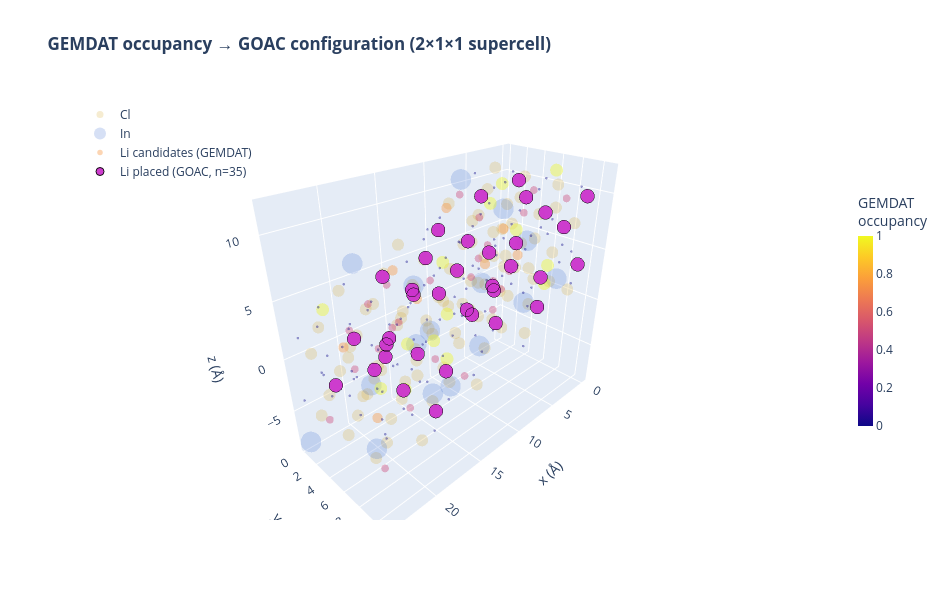

Write notebook code for a chart like this one.
### Markdown cell above
## Figure 3: GEMDAT Occupancy → GOAC Configuration (3D Overlay)

> **Takeaway:** GEMDAT tells us *where Li might be* (probability). GOAC tells us *where Li should be* (the specific arrangement that minimizes Coulomb energy). Ghost spheres show all Li candidates colored by occupancy; solid spheres show the GOAC-selected configuration. The selected Li atoms tend to sit at or near the highest-occupancy sites — validating the trajectory-derived occupancy with a physics-based energy criterion.

### Code cell
import numpy as np
import plotly.graph_objects as go
from pymatgen.io.cif import CifParser

# ── 1. Load the best GOAC structure ──
best_cif = output_dir / 'li_in_cl_optimized-0.cif'
if best_cif.exists():
    parser = CifParser(str(best_cif))
    best_structure = parser.parse_structures(primitive=False)[0]
else:
    best_structure = input_structure

sup_lattice = best_structure.lattice

# ── 2. Occupancy data from GEMDAT (unit cell), tiled to supercell ──
occ_structure = transitions.occupancy()
occ_lattice = occ_structure.lattice
a_vec = occ_lattice.matrix[0]  # first lattice vector (tiling direction)

li_occ_vals = []
li_occ_coords = []
for site in occ_structure.sites:
    cart = occ_lattice.get_cartesian_coords(site.frac_coords)
    occ = site.species.num_atoms
    for ix in range(supercell[0]):
        li_occ_coords.append(cart + ix * a_vec)
        li_occ_vals.append(occ)

li_occ_vals = np.array(li_occ_vals)
li_occ_coords = np.array(li_occ_coords)

# ── 3. Wrap all positions into the supercell using minimum-image convention ──
# Convert to fractional coords of the supercell lattice, wrap to [0,1), convert back.
# This ensures GEMDAT ghost spheres and GOAC atoms live in the same periodic image,
# regardless of any origin shift introduced when GOAC writes/reads CIF files.
li_occ_frac = sup_lattice.get_fractional_coords(li_occ_coords)
li_occ_frac = li_occ_frac % 1.0
li_occ_coords = sup_lattice.get_cartesian_coords(li_occ_frac)

li_goac_coords = np.array(
    [s.coords for s in best_structure if s.species.elements[0].symbol == 'Li']
)
li_goac_frac = sup_lattice.get_fractional_coords(li_goac_coords)
li_goac_frac = li_goac_frac % 1.0
li_goac_coords = sup_lattice.get_cartesian_coords(li_goac_frac)

# ── 4. Framework atoms (In, Cl) from the supercell ──
in_coords = np.array([s.coords for s in best_structure if s.species.elements[0].symbol == 'In'])
cl_coords = np.array([s.coords for s in best_structure if s.species.elements[0].symbol == 'Cl'])

# ── 5. Build 3D figure ──
fig = go.Figure()

# Cl framework — faded background
if len(cl_coords):
    fig.add_trace(
        go.Scatter3d(
            x=cl_coords[:, 0],
            y=cl_coords[:, 1],
            z=cl_coords[:, 2],
            mode='markers',
            marker=dict(size=7, color='#d4a017', opacity=0.20),
            name='Cl',
        )
    )

# In framework — faded background
if len(in_coords):
    fig.add_trace(
        go.Scatter3d(
            x=in_coords[:, 0],
            y=in_coords[:, 1],
            z=in_coords[:, 2],
            mode='markers',
            marker=dict(size=12, color='#3366cc', opacity=0.20),
            name='In',
        )
    )

# Li candidates — ghost spheres sized and colored by GEMDAT occupancy
fig.add_trace(
    go.Scatter3d(
        x=li_occ_coords[:, 0],
        y=li_occ_coords[:, 1],
        z=li_occ_coords[:, 2],
        mode='markers',
        marker=dict(
            size=li_occ_vals * 12 + 3,
            color=li_occ_vals,
            colorscale='plasma',
            opacity=0.40,
            colorbar=dict(title='GEMDAT<br>occupancy', thickness=15, len=0.6, x=1.02),
            cmin=0,
            cmax=1,
            line=dict(width=0),
        ),
        name='Li candidates (GEMDAT)',
    )
)

# GOAC-selected Li — solid spheres
fig.add_trace(
    go.Scatter3d(
        x=li_goac_coords[:, 0],
        y=li_goac_coords[:, 1],
        z=li_goac_coords[:, 2],
        mode='markers',
        marker=dict(
            size=8,
            color='#cc33cc',
            opacity=0.95,
            line=dict(width=1, color='black'),
        ),
        name=f'Li placed (GOAC, n={len(li_goac_coords)})',
    )
)

fig.update_scenes(
    xaxis_title='x (Å)',
    yaxis_title='y (Å)',
    zaxis_title='z (Å)',
    aspectmode='data',
    camera=dict(eye=dict(x=1.4, y=1.4, z=1.1)),
)
fig.update_layout(
    height=600,
    width=950,
    title_text='<b>GEMDAT occupancy → GOAC configuration (2×1×1 supercell)</b>',
    showlegend=True,
    legend=dict(x=0, y=1),
)
fig.show()

print(
    f'✓ {len(li_occ_coords)} Li candidate positions (GEMDAT) → {len(li_goac_coords)} Li placed (GOAC)'
)

### Figure 1 — Plotly figure (JSON) as saved in the notebook; plotly's stock layout.template omitted (floating-point values rounded to 4 significant figures; data arrays with more than 128 entries replaced by an {"elided": "..."} marker saying what was removed)
{"data": [{"marker": {"color": "#d4a017", "opacity": 0.2, "size": 7}, "mode": "markers", "name": "Cl", "type": "scatter3d", "x": [1.579, 13.57, 4.582, 16.57, 10.62, 22.61, 1.599, 13.59, 10.61, 22.6, 1.658, 13.65, 1.529, 13.52, 4.463, 16.45, 1.516, 13.51, 4.501, 16.49, 10.66, 22.65, 1.702, 13.69, 7.505, 19.5, 10.42, 22.41, 4.448, 16.44, 7.631, 19.62, 4.592, 16.58, 7.728, 19.72, 7.452, 19.44, 10.48, 22.47, 7.582, 19.57, 10.49, 22.48, 4.617, 16.61, 7.527, 19.52, 1.556, 13.55, 4.385, 16.38, 10.56, 22.55, 1.573, 13.57, 10.64, 22.64, 1.697, 13.69, 1.48, 13.47, 4.494, 16.49, 1.416, 13.41, 4.562, 16.55, 10.67, 22.66, 1.562, 13.55, 7.521, 19.51, 10.59, 22.58, 4.654, 16.65, 7.623, 19.61, 4.568, 16.56, 7.558, 19.55, 7.673, 19.66, 10.5, 22.49, 7.435, 19.43, 10.49, 22.48, 4.491, 16.48, 7.578, 19.57], "y": [1.809, 1.809, 7.309, 7.309, 1.781, 1.781, 7.282, 7.282, 9.266, 9.266, 3.742, 3.742, 9.308, 9.308, 3.751, 3.751, 0.1005, 0.1005, 5.593, 5.593, 0.07, 0.07, 5.595, 5.595, 1.793, 1.793, 7.3, 7.3, 1.814, 1.814, 7.317, 7.317, 9.256, 9.256, 3.802, 3.802, 9.231, 9.231, 3.785, 3.785, 0.0868, 0.0868, 5.634, 5.634, 0.1297, 0.1297, 5.588, 5.588, 1.779, 1.779, 7.295, 7.295, 1.788, 1.788, 7.334, 7.334, 9.218, 9.218, 3.822, 3.822, 9.22, 9.22, 3.761, 3.761, 0.0842, 0.0842, 5.512, 5.512, 0.05833, 0.05833, 5.543, 5.543, 1.853, 1.853, 7.31, 7.31, 1.869, 1.869, 7.274, 7.274, 9.28, 9.28, 3.788, 3.788, 9.29, 9.29, 3.826, 3.826, 0.03113, 0.03113, 5.569, 5.569, 0.06475, 0.06475, 5.505, 5.505], "z": [1.098, -3.222, 0.06019, -4.259, 7.208, 2.888, 10.43, 6.108, 7.2, 2.881, 10.48, 6.165, 1.167, -3.152, 0.0467, -4.273, 10.63, 6.312, 9.585, 5.266, -2.155, -6.475, 1.047, -3.272, -0.911, -5.23, -2.037, -6.357, 9.523, 5.203, 8.469, 4.15, 9.535, 5.216, 8.38, 4.061, -0.9477, -5.267, -2.001, -6.321, 8.514, 4.194, 7.242, 2.922, -0.06356, -4.383, -1.044, -5.363, 7.516, 3.196, 6.341, 2.021, 0.9347, -3.385, 4.248, -0.07159, 0.966, -3.353, 4.188, -0.1311, 7.455, 3.135, 6.316, 1.997, 4.244, -0.0751, 3.141, -1.179, 4.09, -0.2298, 7.415, 3.095, 5.184, 0.8646, 4.139, -0.1803, 3.079, -1.241, 2.006, -2.314, 3.018, -1.302, 2.024, -2.296, 5.25, 0.9305, 4.27, -0.04956, 2.144, -2.175, 1.099, -3.22, 6.158, 1.838, 5.152, 0.8328]}, {"marker": {"color": "#3366cc", "opacity": 0.2, "size": 12}, "mode": "markers", "name": "In", "type": "scatter3d", "x": [11.98, 23.97, 3.018, 15.01, 6.122, 18.11, 9.115, 21.11, 0.09169, 12.08, 3.085, 15.08, 6.059, 18.05, 9.051, 21.04], "y": [0.02503, 0.02503, 5.602, 5.602, 0.1203, 0.1203, 5.512, 5.512, 0.1327, 0.1327, 5.541, 5.541, 10.92, 10.92, 5.544, 5.544], "z": [-4.251, -8.571, -1.007, -5.327, 10.39, 6.066, -3.217, -7.536, 6.353, 2.034, 5.299, 0.9794, 4.346, 0.02644, 3.14, -1.18]}, {"marker": {"cmax": 1, "cmin": 0, "color": {"elided": "160 float values"}, "colorbar": {"len": 0.6, "thickness": 15, "title": {"text": "GEMDAT<br>occupancy"}, "x": 1.02}, "colorscale": [[0, "#0d0887"], [0.1111, "#46039f"], [0.2222, "#7201a8"], [0.3333, "#9c179e"], [0.4444, "#bd3786"], [0.5556, "#d8576b"], [0.6667, "#ed7953"], [0.7778, "#fb9f3a"], [0.8889, "#fdca26"], [1, "#f0f921"]], "line": {"width": 0}, "opacity": 0.4, "size": {"elided": "160 float values"}}, "mode": "markers", "name": "Li candidates (GEMDAT)", "type": "scatter3d", "x": {"elided": "160 float values"}, "y": {"elided": "160 float values"}, "z": {"elided": "160 float values"}}, {"marker": {"color": "#cc33cc", "line": {"color": "black", "width": 1}, "opacity": 0.95, "size": 8}, "mode": "markers", "name": "Li placed (GOAC, n=35)", "type": "scatter3d", "x": [8.983, 20.97, 6.04, 18.03, 8.965, 20.96, 6.133, 18.12, 3.031, 15.02, 0.02132, 12.01, 3.283, 15.27, 9.057, 0.04448, 0.004992, 12.01, 9.069, 15.26, 8.886, 20.81, 15.09, 18.1, 3.147, 18.1, 3.088, 2.99, 14.98, 0.02045, 12.01, 0.1051, 12.1, 5.991, 17.98], "y": [3.803, 3.803, 9.308, 9.308, 0.07175, 0.07175, 7.419, 7.419, 7.305, 7.305, 9.282, 9.282, 0.02833, 0.02833, 3.846, 9.165, 1.922, 5.54, 7.295, 3.798, 0.06284, 7.291, 0.05703, 1.77, 7.31, 5.564, 1.88, 3.798, 3.798, 1.821, 1.821, 7.329, 7.329, 3.595, 3.595], "z": [6.392, 2.073, 1.092, -3.227, 0.09751, -4.222, 10.32, 5.996, 2.219, -2.101, 9.513, 5.194, 8.257, 3.938, -0.1351, 3.152, 3.195, 5.237, -0.09168, 4.059, 6.386, 2.077, -2.172, -3.22, 8.35, -3.293, -1.033, 2.201, -2.118, 9.501, 5.181, 6.28, 1.961, 4.428, 0.1082]}], "layout": {"height": 600, "legend": {"x": 0, "y": 1}, "scene": {"aspectmode": "data", "camera": {"eye": {"x": 1.4, "y": 1.4, "z": 1.1}}, "xaxis": {"title": {"text": "x (Å)"}}, "yaxis": {"title": {"text": "y (Å)"}}, "zaxis": {"title": {"text": "z (Å)"}}}, "showlegend": true, "title": {"text": "<b>GEMDAT occupancy → GOAC configuration (2×1×1 supercell)</b>"}, "width": 950}}
